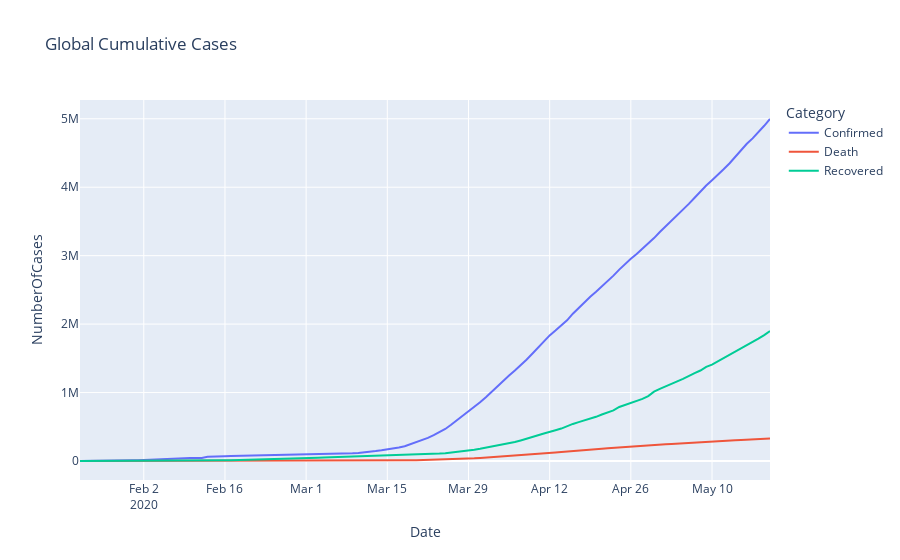
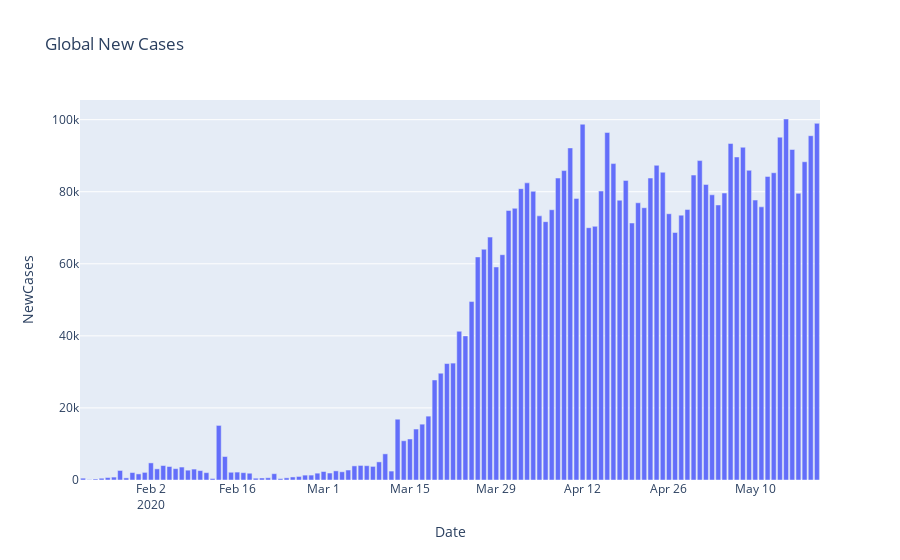

These figures' notebook cell, in order:
### Code cell
# trajectory graph
cum_cases('Global')
new_cases('Global')
